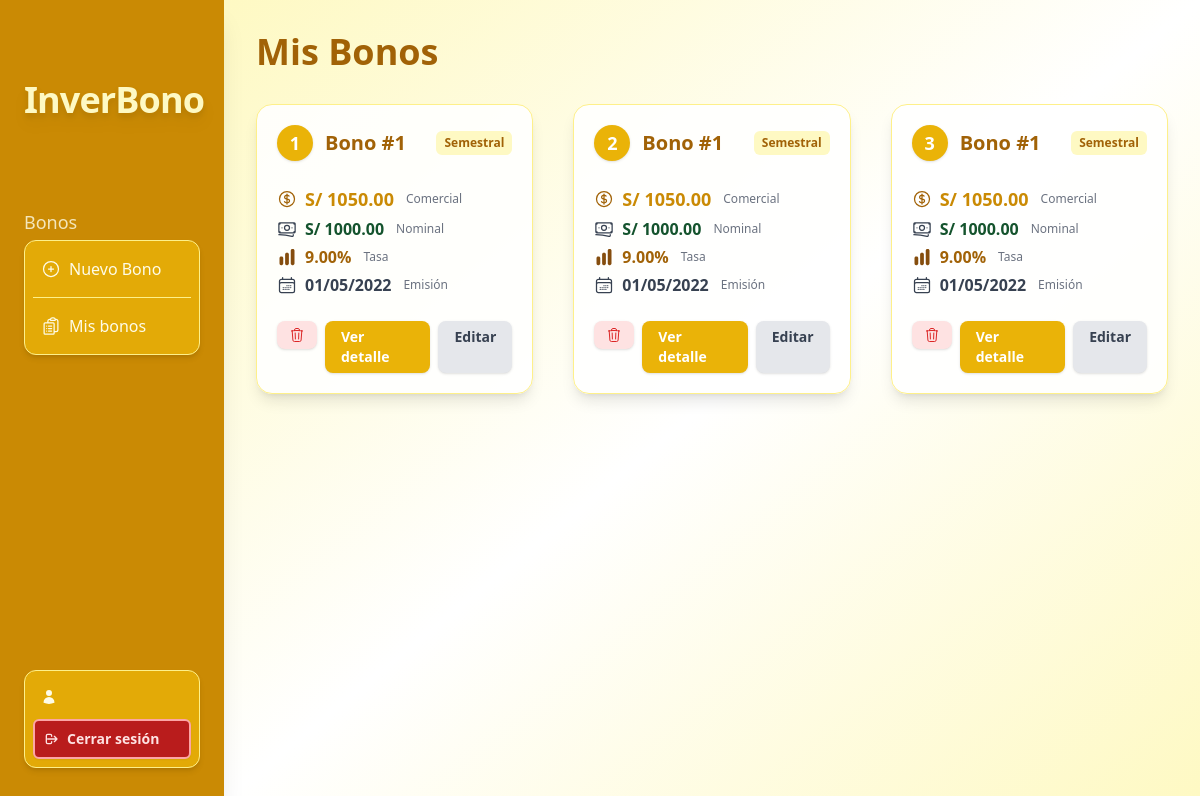
/bonds/list/, run on an earlier commit of the app's database.
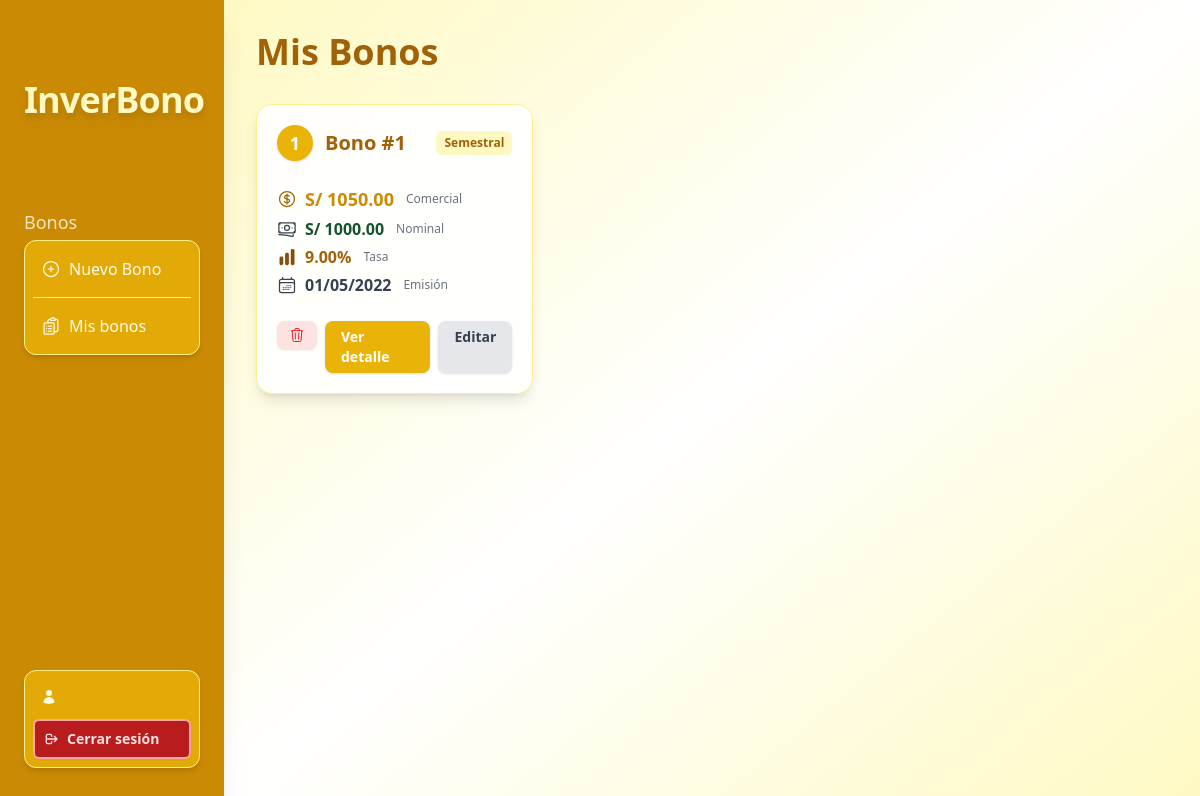
And on a later commit of the database.
### bonds/models.py (models this page shows, shortened)
class Bond(models.Model):
    name = models.CharField(max_length=100, default="Bono #1")
    nominal_value = models.DecimalField(max_digits=20, decimal_places=2)
    commercial_value = models.DecimalField(max_digits=20, decimal_places=2)
    issue_date = models.DateField()
    years_number = models.DecimalField(max_digits=4, decimal_places=2)
    coupon_frequency = models.CharField(max_length=20, choices=[
        ('diaria', 'Diaria'),
        ('semanal', 'Semanal'),
        ('quincenal', 'Quincenal'),
        ('mensual', 'Mensual'),
        ('bimestral', 'Bimestral'),
        ('trimestral', 'Trimestral'),
        ('cuatrimestral', 'Cuatrimestral'),
        ('semestral', 'Semestral'),
        ('anual', 'Anual'),
    ])
    interest_rate_type = models.CharField(max_length=10, choices=[
        ('efectiva', 'Efectiva'),
        ('nominal', 'Nominal'),
    ])
    capitalization = models.CharField(max_length=20, choices=[
        ('diaria', 'Diaria'),
        ('semanal', 'Semanal'),
        ('quincenal', 'Quincenal'),
        ('mensual', 'Mensual'),
        ('bimestral', 'Bimestral'),
        ('trimestral', 'Trimestral'),
        ('cuatrimestral', 'Cuatrimestral'),
        ('semestral', 'Semestral'),
        ('anual', 'Anual'),
    ])
    interest_rate = models.DecimalField(max_digits=5, decimal_places=2)
    annual_discount_rate = models.DecimalField(max_digits=5, decimal_places=2)
    income_tax = models.DecimalField(max_digits=5, decimal_places=2)
    premium_percentage = models.DecimalField(max_digits=5, decimal_places=2, null=True, blank=True, default=0)
    structuring_percentage = models.DecimalField(max_digits=5, decimal_places=2, null=True, blank=True, default=0)
    placement_percentage = models.DecimalField(max_digits=5, decimal_places=2, null=True, blank=True, default=0)
    float_percentage = models.DecimalField(max_digits=5, decimal_places=2, null=True, blank=True, default=0)
    cavali_percentage = models.DecimalField(max_digits=5, decimal_places=2, null=True, blank=True, default=0)
    structuring_type = models.CharField(max_length=10, choices=[('emisor', 'Emisor'), ('bonista', 'Bonista'), ('ambos', 'Ambos')], default='emisor')
    placement_type = models.CharField(max_length=10, choices=[('emisor', 'Emisor'), ('bonista', 'Bonista'), ('ambos', 'Ambos')], default='emisor')
    float_type = models.CharField(max_length=10, choices=[('emisor', 'Emisor'), ('bonista', 'Bonista'), ('ambos', 'Ambos')], default='emisor')
    cavali_type = models.CharField(max_length=10, choices=[('emisor', 'Emisor'), ('bonista', 'Bonista'), ('ambos', 'Ambos')], default='emisor')
    tcea_emisor = models.DecimalField(max_digits=10, decimal_places=5, null=True, blank=True)
    tcea_emisor_escudo = models.DecimalField(max_digits=10, decimal_places=5, null=True, blank=True)
    trea_bonista = models.DecimalField(max_digits=10, decimal_places=5, null=True, blank=True)
    duracion = models.DecimalField(max_digits=10, decimal_places=4, null=True, blank=True)
    convexidad = models.DecimalField(max_digits=10, decimal_places=4, null=True, blank=True)
    total = models.DecimalField(max_digits=10, decimal_places=4, null=True, blank=True)
    duracion_modificada = models.DecimalField(max_digits=10, decimal_places=4, null=True, blank=True)
    precio_actual = models.DecimalField(max_digits=20, decimal_places=2, null=True, blank=True)
    utilidad = models.DecimalField(max_digits=20, decimal_places=2, null=True, blank=True)
    issuer_initial_cost = models.DecimalField(max_digits=20, decimal_places=2, null=True, blank=True)
    bondholder_initial_cost = models.DecimalField(max_digits=20, decimal_places=2, null=True, blank=True)
    cok = models.DecimalField(max_digits=10, decimal_places=5, null=True, blank=True)
    effective_annual_rate = models.DecimalField(max_digits=10, decimal_places=5, null=True, blank=True)
    effective_coupon_rate = models.DecimalField(max_digits=10, decimal_places=5, null=True, blank=True)
    capitalization_days = models.IntegerField(null=True, blank=True)
    total_periods = models.IntegerField(null=True, blank=True)
    coupon_frequency_days = models.IntegerField(null=True, blank=True)
    periods_per_year = models.DecimalField(max_digits=10, decimal_places=4, null=True, blank=True)

### bonds/views.py (the view)
# urls.py: path('list/', views.list_bonds_view, name='list_bonds'),
def list_bonds_view(request):
    try:
        bonds = list(Bond.objects.all().order_by('-issue_date'))
        db_error = False
    except Exception:
        bonds = []
        db_error = True
    return render(request, 'list.html', {'bonds': bonds, 'db_error': db_error})

### bonds/templates/list.html (shortened to what this page needs)
{% extends "base.html" %}
{% block content %}
{% include "_sidebar.html" %}
<main class="ml-56 min-h-screen p-8 bg-gradient-to-br from-yellow-100 via-white to-yellow-100">
  <div class="max-w-6xl mx-auto">
    <h2 class="text-4xl font-extrabold text-yellow-700 mb-8">Mis Bonos</h2>
    {% if bonds and bonds|length > 0 %}
    <div class="grid grid-cols-1 sm:grid-cols-2 lg:grid-cols-3 gap-10">
      {% for bond in bonds %}
      <div class="relative bg-white/90 border border-yellow-200 rounded-2xl shadow-lg hover:shadow-xl p-5 flex flex-col gap-2 transition duration-150 hover:scale-105">
        <div class="flex items-center gap-3 mb-2">
          <span class="bg-yellow-500 text-white text-lg font-bold rounded-full w-9 h-9 flex items-center justify-center shadow">{{ forloop.counter }}</span>
          <h3 class="text-xl font-bold text-yellow-700 truncate flex-1">{{ bond.name }}</h3>
          <span class="bg-yellow-100 text-yellow-700 text-xs font-semibold px-2 py-1 rounded-md">{{ bond.get_coupon_frequency_display }}</span>
        </div>
        <div class="flex flex-col gap-1 text-gray-700 text-base mt-2">
            <div class="flex items-center gap-2">
                <span class="text-lg font-bold text-yellow-600">S/ {{ bond.commercial_value|floatformat:2 }}</span>
                <span class="text-xs text-gray-500 ml-1">Comercial</span>
            </div>
            <div class="flex items-center gap-2">
                <span class="font-semibold text-green-900">S/ {{ bond.nominal_value|floatformat:2 }}</span>
                <span class="text-xs text-gray-500 ml-1">Nominal</span>
            </div>
            <div class="flex items-center gap-2">
                {% widthratio bond.interest_rate 1 1 as tasa_humana %}
                <span class="font-semibold text-yellow-700">{{ tasa_humana|floatformat:2 }}%</span>
                <span class="text-xs text-gray-500 ml-1">Tasa</span>
            </div>
            <div class="flex items-center gap-2">
                <span class="font-semibold">{{ bond.issue_date|date:'d/m/Y' }}</span>
                <span class="text-xs text-gray-500 ml-1">Emisión</span>
            </div>
        </div>
        <div class="flex gap-2 mt-4 justify-end font-semibold text-sm">
            <form method="post" action="{% url 'bonds:delete_bond' bond.id %}" class="inline mr-auto">
                <button type="submit" onclick="return confirm('¿Seguro que deseas eliminar este bono?');" class="px-3 py-1.5 rounded-lg bg-red-100 hover:bg-red-200 text-red-600 shadow transition flex items-center gap-1" title="Eliminar">
                </button>
            </form>
            {% if bond.id %}
            <a href="{% url 'bonds:detail' bond.id %}" class="px-4 py-1.5 rounded-lg bg-yellow-500 hover:bg-yellow-600 text-white shadow transition">Ver detalle</a>
            {% else %}
            <span class="px-4 py-1.5 rounded-lg bg-gray-300 text-white shadow transition opacity-50 cursor-not-allowed">Ver detalle</span>
            {% endif %}
            <a href="" class="px-4 py-1.5 rounded-lg bg-gray-200 hover:bg-gray-300 text-gray-700 shadow transition">Editar</a>
        </div>
      </div>
      {% endfor %}
    </div>
    {% else %}
      <div class="bg-white/90 border border-yellow-200 rounded-2xl shadow-xl p-10 text-center text-gray-500 text-lg font-semibold mt-16">
        No tienes bonos registrados aún.
      </div>
    {% endif %}
  </div>
</main>
{% endblock %}

### templates/base.html (shortened to what this page needs)
{% load static %}
<!DOCTYPE html>
<html lang="es">
<head>
  <script src="https://cdn.tailwindcss.com"></script>
  <link rel="stylesheet" href="{% static 'css/output.css' %}">
</head>
<body class="bg-gray-100">
    {% block content %}{% endblock %}
</body>
</html>

### templates/_sidebar.html (shortened to what this page needs)
<aside class="fixed z-[100] top-0 bottom-0 left-0 @container w-56 shrink-0 transition-all ease-in-out duration-300 overflow-x-hidden bg-yellow-600 backdrop-blur-md shadow-xl">
  <nav class="absolute w-56 text-yellow-50 py-4 px-6 top-0 bottom-0 min-h-[90vh] h-full z-40">
    <div class="flex flex-col gap-2 xl:gap-4 h-full">
      <a href="{% url 'dashboard' %}" class="select-none">
        <h1 class="text-4xl font-extrabold text-center mt-16 tracking-tight text-yellow-100 drop-shadow-lg">
          <span class="inline-block">InverBono</span>
        </h1>
      </a>
      <div class="mt-20">
        <p class="text-lg font-light text-yellow-50/80">Bonos</p>
        <section class="bg-yellow-500/80 rounded-xl p-2 flex flex-col gap-2 mt-1 shadow-md border border-yellow-200">
          <a href="{% url 'bonds:create_bond' %}" class="flex gap-2 items-center rounded-md p-2 transition-colors hover:bg-yellow-600" title="Registrar un nuevo bono">
            <svg xmlns="http://www.w3.org/2000/svg" fill="none" viewBox="0 0 24 24" stroke-width="1.5"
              stroke="currentColor" class="size-5 text-yellow-50">
              <path stroke-linecap="round" stroke-linejoin="round"
                d="M12 9v6m3-3H9m12 0a9 9 0 1 1-18 0 9 9 0 0 1 18 0Z" />
            </svg>
            <p class="font-medium">Nuevo Bono</p>
          </a>
          <hr class="border-t border-yellow-200 w-full">
          <a href="{% url 'bonds:list_bonds' %}" class="flex gap-2 items-center rounded-md p-2 transition-colors hover:bg-yellow-600" title="Ver tus bonos registrados">
            <p class="font-medium">Mis bonos</p>
          </a>
        </section>
      </div>
      <div class="grow"></div>
      <div>
      <section class="bg-yellow-500/80 rounded-xl p-2 mb-4 shadow-md border border-yellow-200">
        <a href="{% url 'perfil' %}" class="p-2 rounded-md hover:bg-yellow-600 block transition-colors" title="Ver tu perfil">
            <div class="font-semibold text-lg truncate text-yellow-50 flex items-center gap-1">
            </div>
        </a>
        <form method="POST" action="{% url 'logout' %}" class="mt-1">
            <button type="submit" class="w-full text-left p-2 rounded-md text-sm font-semibold flex items-center gap-2 text-red-100 border-2 border-red-300 hover:bg-red-600 bg-red-700 transition shadow-sm focus:outline-none focus:ring-2 focus:ring-red-200" title="Cerrar sesión de tu cuenta">
              <svg class="w-4 h-4" fill="none" stroke="currentColor" stroke-width="2" viewBox="0 0 24 24"><path stroke-linecap="round" stroke-linejoin="round" d="M17 16l4-4m0 0l-4-4m4 4H7m6 4v1a2 2 0 0 1-2 2H7a2 2 0 0 1-2-2V7a2 2 0 0 1 2-2h4a2 2 0 0 1 2 2v1"/></svg>
              Cerrar sesión
            </button>
        </form>
      </section>
      </div>
    </div>
  </nav>
</aside>

What changed in the data, as far as the page shows it:
removed Bond: name "Bono #1", coupon_frequency "Semestral", commercial_value "1050.00", nominal_value "1000.00", interest_rate "9.00", issue_date "01/05/2022", shows "Ver detalle"
removed Bond: name "Bono #1", coupon_frequency "Semestral", commercial_value "1050.00", nominal_value "1000.00", interest_rate "9.00", issue_date "01/05/2022", shows "Ver detalle"
